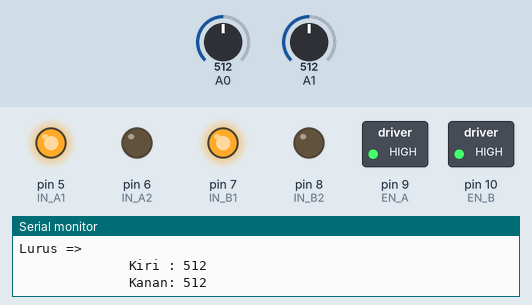
This sketch was run on a simulated Arduino Uno, built with avr-gcc and run on an emulated ATmega328P. Shown: switched loads named in the sketch (green lamp = pin HIGH), output pins drawn as LEDs (lit = HIGH), the last lines printed to the serial monitor. Inputs (shaded band) come from the test bench; at power-on: A0 = 512, A1 = 512.

Above: at 1.2 s.
1.3 s: A0 set to 887
4.3 s: A0 set to 917
At 5.1 s:
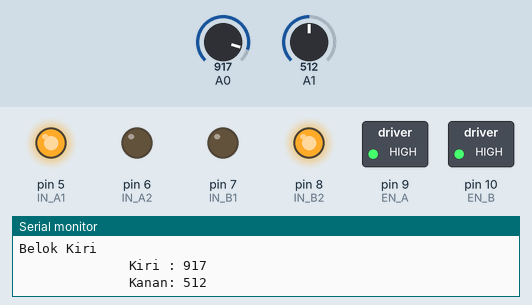
5.8 s: A1 set to 890
7.3 s: A1 set to 918
At 8.3 s:
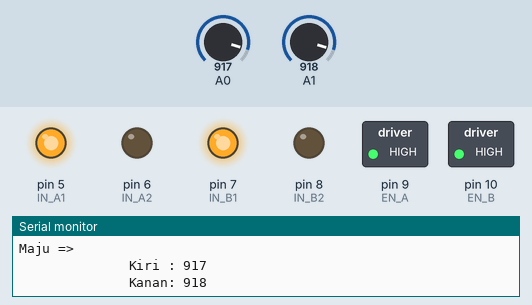
8.9 s: A0 set to 890
At 10.2 s:
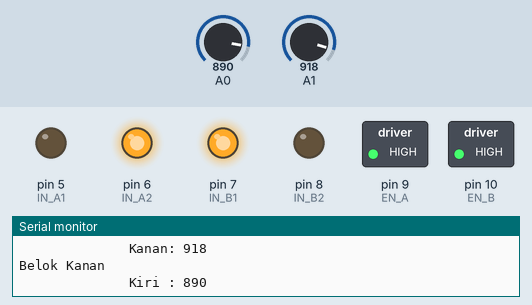
10.5 s: A0 set to 900
At 10.9 s:
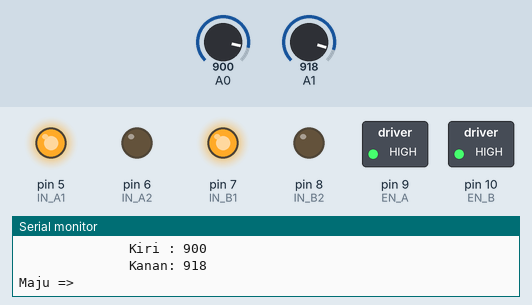
Timing chart, 0 to 13.0 s (numbered marks = the images above; inputs shaded):
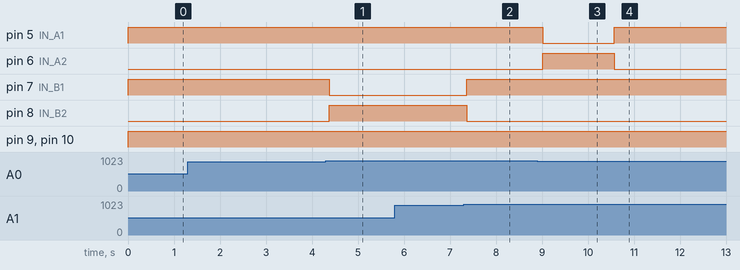

Measured:
- the behaviour switches between 899 and 900 on A0 (found by bisection; images 0 and 1)
- the behaviour switches between 899 and 900 on A1 (found by bisection; images 1 and 2)
- after the input at 4.3 s, pin 7 (IN_B1): HIGH → LOW after 0.07 s; pin 8 (IN_B2): LOW → HIGH after 0.07 s
- after the input at 7.3 s, pin 7 (IN_B1): LOW → HIGH after 0.07 s; pin 8 (IN_B2): HIGH → LOW after 0.07 s
- after the input at 8.9 s, pin 5 (IN_A1): HIGH → LOW after 0.12 s; pin 6 (IN_A2): LOW → HIGH after 0.12 s
- after the input at 10.5 s, pin 5 (IN_A1): LOW → HIGH after 0.07 s; pin 6 (IN_A2): HIGH → LOW after 0.07 s

The sketch:

Line_Follower_Analog.ino
```cpp
//Menggunakan 2 sensor//
int EN_A  = 9;
int EN_B  = 10;
int IN_A1 = 5;
int IN_A2 = 6;
int IN_B1 = 7;
int IN_B2 = 8;
int speed =320;
boolean direction = 1;  // 1 (true) menunjukkan Maju dan 0 (false) menunjukkan arah sebaliknya //
int left = 0;
int right = 0;
int limit = 900;   //IR nilai Sensor cahaya, batas menunjukkan refleksi IR dari permukaan putih//

void setup()
{
init_motors();
Serial.begin(9600);
}

void loop()
{
read_sensors();
move_robot();
}
void read_sensors()
{

//Nilai sensor IR membaca harus di atas jalur hitam ketika sensor berada di atas permukaan putih//
left  = analogRead(A0);
right = analogRead(A1);
Serial.print("              Kiri : ");
Serial.println(left);
Serial.print("              Kanan: ");
Serial.println(right);
}

//Kedua sensor mendeteksi permukaan hitam//
//         Maka Bergerak Maju            //
void move_robot(){
if ( left >= limit && right >= limit )
{
set_left_motor(400, 1);
set_right_motor(400, 1);
Serial.println("Maju =>");
}

else if ( left < limit && right >= limit )
{
//Sensor kanan membaca garis Hitam//
//     Maka Bergerak kekanan    //
set_left_motor(330, 0);       // dinamo kiri bergerak ke depan
set_right_motor(speed, 1);      // dinamo kanan bergerak kebelakang
Serial.println("Belok Kanan");
}

else if ( left >= limit && right < limit)
{
//Sensor kiri membaca garis hitam//
//      Maka Bergerak Kekiri      //
set_left_motor(speed, 1);     // Dinamo kiri bergerak kebelakang
set_right_motor(330, 0);    // Dinamo kanan bergerak kedepan
Serial.println("Belok Kiri");
}

else
{
//Kedua sensor mendeteksi permukaan putih//
//        Maka bergerak kedepan          //
set_left_motor(320, 1);
set_right_motor(320, 1);
Serial.println("Lurus =>");
}
}

void init_motors()
{
// Mengatur Mode Keluaran//
pinMode(IN_A1, OUTPUT);
pinMode(IN_A2, OUTPUT);
pinMode(IN_B1, OUTPUT);
pinMode(IN_B2, OUTPUT);
pinMode(EN_A, OUTPUT);
pinMode(EN_B, OUTPUT);

// Menginisialisasi port untuk mematikan dinamo //
analogWrite(EN_A, 0);
analogWrite(EN_B, 0);
digitalWrite(IN_A1, 1);
digitalWrite(IN_A2, 0);
digitalWrite(IN_B1, 1);
digitalWrite(IN_B2, 0);
}

void set_left_motor(int speed, boolean dir)
{
analogWrite(EN_A, speed);     // PWM pada pengaktifan jaluur
digitalWrite(IN_A1, dir);
digitalWrite(IN_A2, ! dir);
}

void set_right_motor(int speed, boolean dir)
{
analogWrite(EN_B, speed);
digitalWrite(IN_B1, dir);
digitalWrite(IN_B2, ! dir);
}
```
